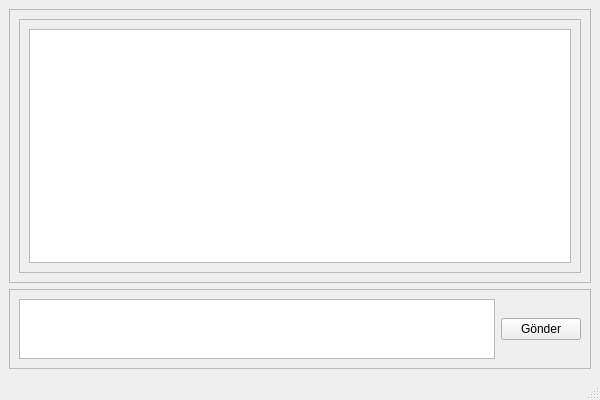
<?xml version="1.0" encoding="UTF-8"?>
<ui version="4.0">
 <class>MainWindow</class>
 <widget class="QMainWindow" name="MainWindow">
  <property name="geometry">
   <rect>
    <x>0</x>
    <y>0</y>
    <width>600</width>
    <height>400</height>
   </rect>
  </property>
  <property name="windowTitle">
   <string>Client</string>
  </property>
  <widget class="QWidget" name="centralwidget">
   <layout class="QVBoxLayout" name="verticalLayout">
    <item>
     <widget class="QFrame" name="frameShow">
      <property name="frameShape">
       <enum>QFrame::StyledPanel</enum>
      </property>
      <property name="frameShadow">
       <enum>QFrame::Raised</enum>
      </property>
      <layout class="QHBoxLayout" name="horizontalLayout_2">
       <item>
        <widget class="QScrollArea" name="scrollShowArea">
         <property name="widgetResizable">
          <bool>true</bool>
         </property>
         <widget class="QWidget" name="scrollShowAreaWidget">
          <property name="geometry">
           <rect>
            <x>0</x>
            <y>0</y>
            <width>560</width>
            <height>230</height>
           </rect>
          </property>
          <layout class="QHBoxLayout" name="horizontalLayout_3">
           <item>
            <widget class="QTextBrowser" name="textBrowser"/>
           </item>
          </layout>
         </widget>
        </widget>
       </item>
      </layout>
     </widget>
    </item>
    <item>
     <widget class="QFrame" name="frameSendMsg">
      <property name="maximumSize">
       <size>
        <width>600</width>
        <height>80</height>
       </size>
      </property>
      <property name="frameShape">
       <enum>QFrame::StyledPanel</enum>
      </property>
      <property name="frameShadow">
       <enum>QFrame::Raised</enum>
      </property>
      <layout class="QHBoxLayout" name="horizontalLayout">
       <item>
        <widget class="QTextEdit" name="textEdit"/>
       </item>
       <item>
        <widget class="QPushButton" name="buttonSend">
         <property name="text">
          <string>Gönder</string>
         </property>
        </widget>
       </item>
      </layout>
     </widget>
    </item>
   </layout>
  </widget>
  <widget class="QMenuBar" name="menubar">
   <property name="geometry">
    <rect>
     <x>0</x>
     <y>0</y>
     <width>600</width>
     <height>22</height>
    </rect>
   </property>
  </widget>
  <widget class="QStatusBar" name="statusbar"/>
 </widget>
 <resources/>
 <connections/>
</ui>
